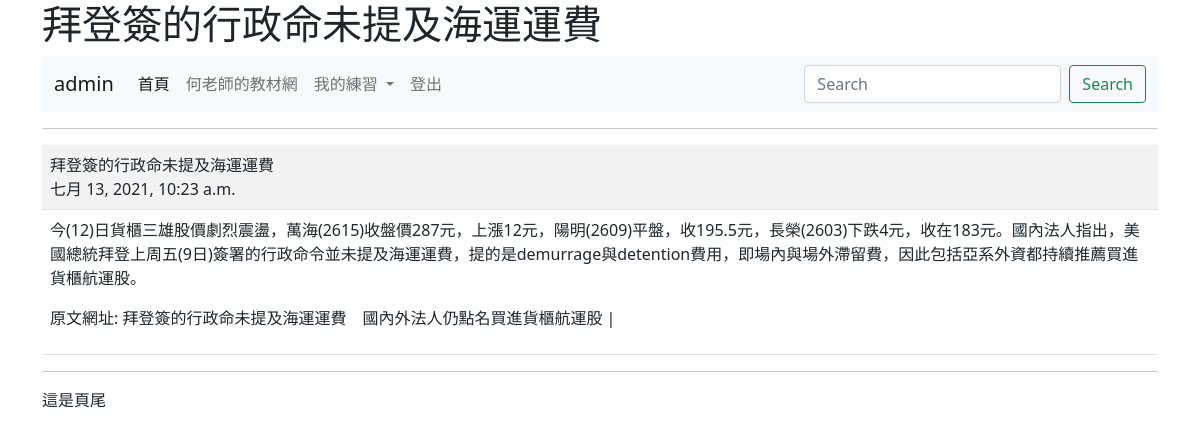
The app's page /show/5/ (signed in) with its own data.
### mysite/models.py (models this page shows, shortened)
class Post(models.Model):
	title = models.CharField(max_length=200)
	content = models.TextField()
	pub_date = models.DateTimeField(default=timezone.now)
	class Meta:
		ordering = ('-pub_date',)

### mysite/views.py (the view)
# urls.py: path('show/<int:id>/', views.show),
@login_required(login_url="/admin/login/")
def show(request, id):
	try:
		post = Post.objects.get(id=id)
	except:
		return redirect("/news/")
	return render(request, "show.html", locals())

### templates/show.html (shortened to what this page needs)
{% extends "base.html" %}
{% block main %}
	<hr>
	<table class="table table-striped">
		<tr>
			<td>
				{{post.title}}<br>
				{{post.pub_date}}
			</td>
		</tr>
		<tr>
			<td>
				{{post.content | linebreaks }}
			</td>
		</tr>
	</table>
{% endblock %}

### templates/menu.html (shortened to what this page needs)
<nav class="navbar navbar-expand-lg navbar-light bg-light">
  <div class="container-fluid">
    <a class="navbar-brand" href="#">
    	{% if request.user.is_authenticated %}
    		{{ request.user.username }}
    	{% else %}
    		未登入的訪客
    	{% endif %}
	</a>
    <div class="collapse navbar-collapse" id="navbarSupportedContent">
      <ul class="navbar-nav me-auto mb-2 mb-lg-0">
        <li class="nav-item">
          <a class="nav-link active" aria-current="page" href="/">首頁</a>
        </li>
        <li class="nav-item">
          <a class="nav-link" href="https://104.es">何老師的教材網</a>
        </li>
        <li class="nav-item dropdown">
          <a class="nav-link dropdown-toggle" href="#" id="navbarDropdown" role="button" data-bs-toggle="dropdown" aria-expanded="false">
            我的練習
          </a>
        </li>
        {% if request.user.is_authenticated %}
        	<li class="nav-item">
	          <a class="nav-link " href="/logout/" tabindex="-1" >登出</a>
	        </li>
        {% else %}
	        <li class="nav-item">
	          <a class="nav-link " href="/admin/login/?next=/" tabindex="-1" >登入</a>
	        </li>
	    {% endif %}
      </ul>
      <form class="d-flex">
        <input class="form-control me-2" type="search" placeholder="Search" aria-label="Search">
        <button class="btn btn-outline-success" type="submit">Search</button>
      </form>
    </div>
  </div>
</nav>

### records on screen
Post: title "拜登簽的行政命未提及海運運費", pub_date "七月 13, 2021, 10:23 a.m.", content "今(12)日貨櫃三雄股價劇烈震盪，萬海(2615)收盤價287元，上漲12元，陽明(2609)平盤，收195.5元，長榮(2603)下跌4元，收在183元。國內法人指出，美國總統拜登上周五(9日)簽署的行政命令並未提及海運運費，提的是demurrage與detention費用，即場內與場外滯留費，因此包括亞系外資都持續推薦買進貨櫃航運股。 原文網址: 拜登簽的行政命未提及海運運費 國內外法人仍點名買進貨櫃航運股 |"

### other values on screen
{{ request.user.username }} "admin"
